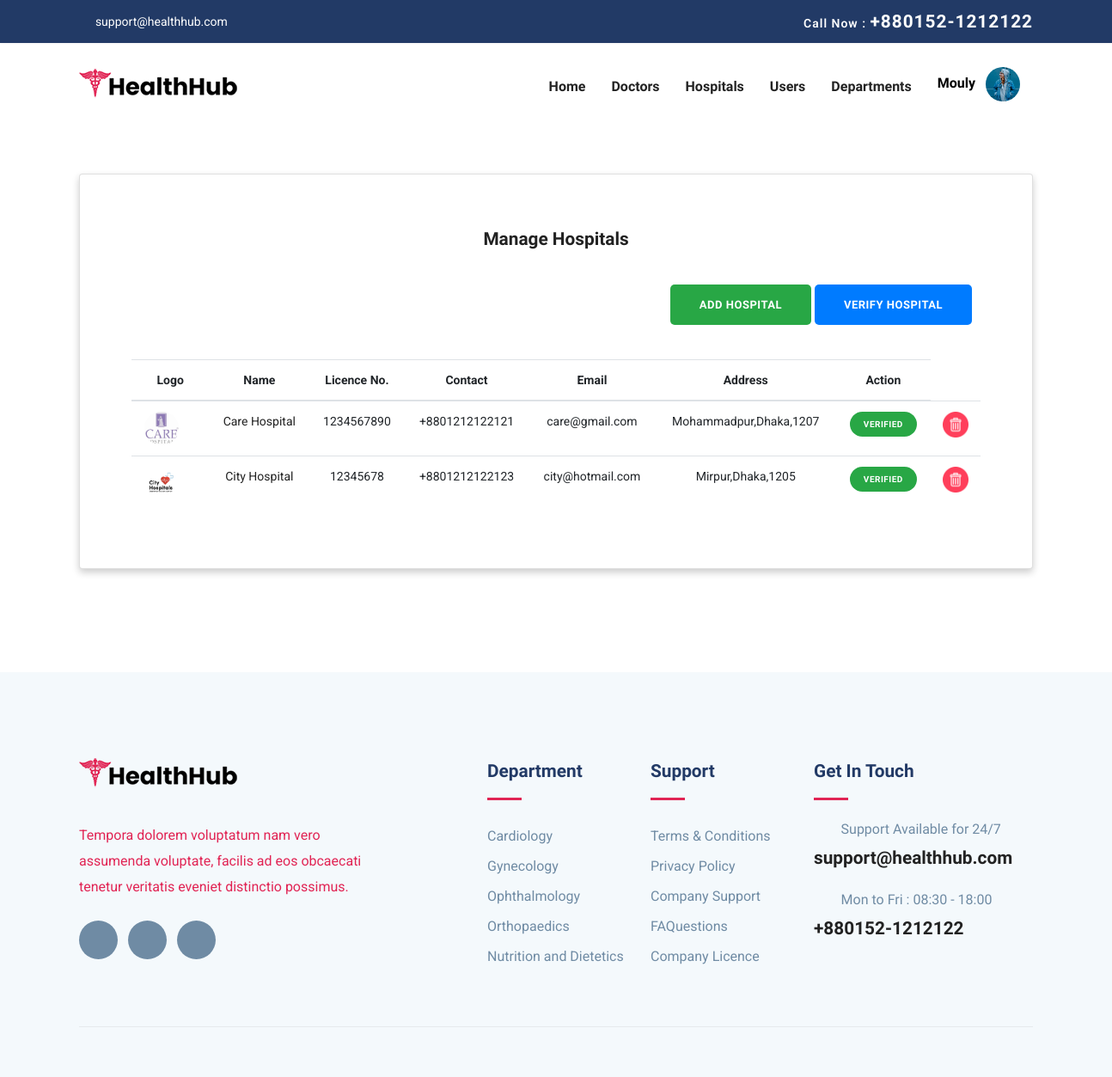
The page /admin_hospitals.php (signed in) on the database its author committed.
### tables this page shows
CREATE TABLE `hospital` (
  `hospital_id` int(11) NOT NULL,
  `sched_id` int(11) NOT NULL DEFAULT 1,
  `logo` varchar(250) NOT NULL,
  `hos_name` varchar(50) NOT NULL,
  `hospital_reg_id` varchar(50) NOT NULL,
  `contact` varchar(50) NOT NULL,
  `address` varchar(100) NOT NULL,
  `city` varchar(50) NOT NULL,
  `zip` varchar(50) NOT NULL,
  `email` varchar(100) NOT NULL,
  `password` varchar(100) NOT NULL,
  `join_date` varchar(50) NOT NULL,
  `status` int(11) NOT NULL DEFAULT 0,
  `cabin` int(11) NOT NULL DEFAULT 10,
  `icu` int(11) NOT NULL DEFAULT 5
);

CREATE TABLE `department` (
  `dep_id` int(11) NOT NULL,
  `sched_id` int(11) NOT NULL DEFAULT 1,
  `image` varchar(250) NOT NULL,
  `dep_name` varchar(50) NOT NULL,
  `dep_short_description` varchar(250) NOT NULL,
  `dep_full_description` varchar(500) NOT NULL
);

### admin_hospitals.php (the view, shortened to what this page needs)
<?php
include_once("./database/config.php");
?>
<!DOCTYPE html>
<html lang="zxx">
<head>
    <link rel="stylesheet" href="plugins/bootstrap/css/bootstrap.min.css">
    <link rel="stylesheet" href="plugins/icofont/icofont.min.css">
    <link rel="stylesheet" href="plugins/slick-carousel/slick/slick.css">
    <link rel="stylesheet" href="plugins/slick-carousel/slick/slick-theme.css">
    <link rel="stylesheet" href="css/style.css">
</head>
<body id="top">
    <?php include_once("./templates/admin_header.php");?>
    <section class="home-section" style="padding-bottom: 70px;">
        <div style="padding: 50px 0; margin:0 20px;">
            <div class="container">
                <div class="row">
                    <div class="col-md-12">
                        <div class="card mx-auto"
                            style="text-align:center;padding-top:30px;padding-bottom:50px;box-shadow: 0 4px 8px 0 rgba(0, 0, 0, 0.2); ">
                            <h4 style="padding:30px;">Manage Hospitals</h4>
                            <div class="butt" style="text-align:right; padding-right:70px; padding-bottom:40px;">
                                <a href="admin_add_hospital.php" class="btn btn-success">Add Hospital</a>
                                <a href="admin_hos_verification.php" class="btn btn-primary">Verify Hospital</a>
                            </div>
                            <div class="card-body text-center" style="padding:0 60px;">
                                <table class="table" style="font-size: 14px;">
                                    <thead>
                                        <th>Logo</th>
                                        <th>Name</th>
                                        <th>Licence No.</th>
                                        <th>Contact</th>
                                        <th>Email</th>
                                        <th>Address</th>
                                        <th col="2">Action</th>
                                    </thead>
                                    <tbody>
                                        <?php
                                            $sql = "SELECT * FROM hospital WHERE `status`='1'";
                                            $result = mysqli_query($conn, $sql);
                                            if($result){
                                                while($row=mysqli_fetch_assoc($result)){
                                                    $name=$row['hos_name'];
                                                    $id=$row['hospital_id'];
                                                    $hospital_reg_id=$row['hospital_reg_id'];
                                                    $address=$row['address'].",".$row['city'].",".$row['zip'];
                                                    $contact=$row['contact'];
                                                    $email=$row['email'];
                                                    $status=$row['status'];
                                                    $image=$row['logo'];
                                                    if($status == 1){
                                                        $type = "success";
                                                        $msg = "Verified";
                                                    }else{
                                                        $type = "danger";
                                                        $msg = "Unverified";
                                                    }
                                        ?>
                                        <tr>
                                            <td><img src="./images/users/<?php echo $image ?>"
                                                    style="width:40px;border-radius: 50%;" alt="profile"> <span
                                                    style="padding-left:20px;"></span></td>
                                            <td><a href="#"><?php echo $name ?></a></td>
                                            <td><?php echo $hospital_reg_id ?></td>
                                            <td><?php echo $contact ?></td>
                                            <td><?php echo $email ?></td>
                                            <td><?php echo $address ?></td>
                                            <td>
                                                <button
                                                    style="border-radius: 40px; padding:5px 14px; font-size:10px; font-weight:600"
                                                    class="btn btn-<?php echo $type?>"><?php echo $msg?></button>
                                            </td>
                                            <td><a href="admin_delete_hos_verification.php?id=<?php echo $id ?>"
                                                    style="border-radius:50%"><img src="./images/trash.png"
                                                        alt="" width="30" height="30"></a></td>
                                        </tr>
                                        <?php
                                                }
                                            }
                                        ?>
                                    </tbody>
                                </table>
                            </div>
                        </div>
                    </div>
                </div>
            </div>
        </div>
    </section>
    <?php include_once("./templates/footer.php");?>
</body>
</html>

### templates/admin_header.php (shortened to what this page needs)
<?php
include_once("./database/config.php");
$username = $_SESSION['username'];
$sql = "SELECT * FROM admin WHERE username='$username'";
$result = mysqli_query($conn, $sql);
$row=mysqli_fetch_assoc($result);
$imag= $row['image'];
$username= $_SESSION['username'];
?>
<header>
	<div class="header-top-bar">
		<div class="container">
			<div class="row align-items-center">
				<div class="col-lg-6">
					<ul class="top-bar-info list-inline-item pl-0 mb-0">
						<li class="list-inline-item"><a href="mailto:support@healthhub.com"><i
									class="icofont-support-faq mr-2"></i>support@healthhub.com</a></li>
					</ul>
				</div>
				<div class="col-lg-6">
					<div class="text-lg-right top-right-bar mt-2 mt-lg-0">
						<a href="tel:+880152-1212122">
							<span>Call Now : </span>
							<span class="h4">+880152-1212122</span>
						</a>
					</div>
				</div>
			</div>
		</div>
	</div>
	<nav class="navbar navbar-expand-lg navigation" id="navbar">
		<div class="container">
			<a class="navbar-brand" href="user_home.php"><img src="images/logo.png" alt="" class="img-fluid"></a>
			<div class="collapse navbar-collapse" id="navbarmain">
				<ul class="navbar-nav ml-auto">
					<li class="nav-item active"><a class="nav-link" href="admin_home.php">Home</a></li>
					<li class="nav-item"><a class="nav-link" href="admin_doctors.php">Doctors</a></li>
					<li class="nav-item"><a class="nav-link" href="admin_hospitals.php">Hospitals</a></li>
					<li class="nav-item"><a class="nav-link" href="admin_users.php">Users</a></li>
					<li class="nav-item"><a class="nav-link" href="admin_departments.php">Departments</a></li>
					<div class="col-2">
						<div class="nav-item dropdown">
							<a class="dropdown-toggle" href="#" style="color:white; font-weight:500" role="button"
								id="dropdownMenuLink" data-bs-toggle="dropdown" aria-expanded="false">
								<span style="color:black;font-weight: 600;font-family: 'Exo', sans-serif;text-transform: capitalize; font-size:16px;"><?php echo $username?></span>&nbsp;&nbsp;
								<img src="./images/users/<?php echo $imag?>" class="rounded-circle" height="40" alt=""
									loading="lazy" />
							</a>
						</div>
					</div>
				</ul>
			</div>
		</div>
	</nav>
</header>

### templates/footer.php (shortened to what this page needs)
<?php
include_once("./database/config.php");
?>
	<footer class="footer section gray-bg">
		<div class="container">
			<div class="row">
				<div class="col-lg-4 mr-auto col-sm-6">
					<div class="widget mb-5 mb-lg-0">
						<div class="logo mb-4">
							<img src="images/logo.png" alt="" class="img-fluid">
						</div>
						<p>Tempora dolorem voluptatum nam vero assumenda voluptate, facilis ad eos obcaecati tenetur
							veritatis eveniet distinctio possimus.</p>
						<ul class="list-inline footer-socials mt-4">
							<li class="list-inline-item"><a href="https://www.facebook.com/themefisher"><i
										class="icofont-facebook"></i></a></li>
							<li class="list-inline-item"><a href="https://twitter.com/themefisher"><i
										class="icofont-twitter"></i></a></li>
							<li class="list-inline-item"><a href="https://www.pinterest.com/themefisher/"><i
										class="icofont-linkedin"></i></a></li>
						</ul>
					</div>
				</div>
				<div class="col-lg-2 col-md-6 col-sm-6">
					<div class="widget mb-5 mb-lg-0">
						<h4 class="text-capitalize mb-3">Department</h4>
						<div class="divider mb-4"></div>
						<ul class="list-unstyled footer-menu lh-35">
						<?php
							$sql = "SELECT * FROM department LIMIT 5";
							$result = mysqli_query($conn, $sql);
							if($result){
								while($row=mysqli_fetch_assoc($result)){
									$name=$row['dep_name'];
									$id=$row['dep_id'];
						?>
							<li><a href="department-single.php?id=<?php echo $id ?>"><?php echo $name?></a></li>
							<?php
									}
								}
							?>
						</ul>
					</div>
				</div>
				<div class="col-lg-2 col-md-6 col-sm-6">
					<div class="widget mb-5 mb-lg-0">
						<h4 class="text-capitalize mb-3">Support</h4>
						<div class="divider mb-4"></div>
						<ul class="list-unstyled footer-menu lh-35">
							<li><a href="#">Terms & Conditions</a></li>
							<li><a href="#">Privacy Policy</a></li>
							<li><a href="#">Company Support </a></li>
							<li><a href="#">FAQuestions</a></li>
							<li><a href="#">Company Licence</a></li>
						</ul>
					</div>
				</div>
				<div class="col-lg-3 col-md-6 col-sm-6">
					<div class="widget widget-contact mb-5 mb-lg-0">
						<h4 class="text-capitalize mb-3">Get in Touch</h4>
						<div class="divider mb-4"></div>
						<div class="footer-contact-block mb-4">
							<div class="icon d-flex align-items-center">
								<i class="icofont-email mr-3"></i>
								<span class="h6 mb-0">Support Available for 24/7</span>
							</div>
							<h4 class="mt-2"><a href="tel:+23-345-67890">support@healthhub.com</a></h4>
						</div>
						<div class="footer-contact-block">
							<div class="icon d-flex align-items-center">
								<i class="icofont-support mr-3"></i>
								<span class="h6 mb-0">Mon to Fri : 08:30 - 18:00</span>
							</div>
							<h4 class="mt-2"><a href="tel:+23-345-67890">+880152-1212122</a></h4>
						</div>
					</div>
				</div>
			</div>
			<div class="footer-btm py-4 mt-5">
			</div>
		</div>
	</footer>

### css/style.css (style rules this page uses)
html { overflow-x: hidden; }
body { line-height: 1.6; font-family: "Roboto", sans-serif; -webkit-font-smoothing: antialiased; font-size: 16px; color: #e12454; font-weight: 400; }
h1, .h1, h2, .h2, h3, .h3, h4, .h4, h5, .h5, h6, .h6 { font-family: "Exo", sans-serif; font-weight: 700; color: #222; }
h4, .h4 { font-size: 1.3rem; line-height: 30px; }
h6, .h6 { font-size: 1rem; }
p { line-height: 30px; }
.btn { display: inline-block; font-size: 14px; font-size: 0.8125rem; font-weight: 700; letter-spacing: .5px; padding: .75rem 2rem; font-family: "Exo", sans-serif; text-transform: uppercase; border-radius: 5px; border: 2px solid transparent; transition: all .35s ease; }
.section { padding: 100px 0; }
a { color: #222; text-decoration: none; transition: all .35s ease; }
.gray-bg { background: #f4f9fc; }
#navbarmain { padding: 20px 0px; }
#navbarmain .nav-link { font-weight: 600; padding: 10px 15px; color: #222; font-family: "Exo", sans-serif; text-transform: capitalize; font-size: 16px; transition: all .25s ease; }
.dropdown-toggle::after { display: none; }
.navbar-brand { margin-top: 10px; }
.header-top-bar { background: #223a66; font-size: 14px; padding: 10px 0px; box-shadow: 0 1px 2px rgba(0, 0, 0, 0.05); color: #fff; }
.top-bar-info li a { color: #fff; margin-right: 20px; }
.top-right-bar a span { color: #fff; font-weight: 600; letter-spacing: 1px; }
.divider { width: 40px; height: 5px; background: #e12454; }
.lh-35 { line-height: 35px; }
.footer { padding-bottom: 10px; }
.logo { font-weight: 600; letter-spacing: 1px; }
.widget .divider { height: 3px; }
.widget h4 { color: #223a66; }
.widget .footer-menu a { color: #6F8BA4; }
.footer-contact-block span { font-weight: 400; color: #6F8BA4; }
.footer-contact-block i { font-size: 20px; }
.footer-btm { border-top: 1px solid rgba(0, 0, 0, 0.06); }
.footer-socials li a { width: 45px; height: 45px; background: #6F8BA4; color: #fff; display: inline-block; text-align: center; border-radius: 100%; padding-top: 12px; }

### rows shown on the page
hospital: logo (picture), hos_name "Care Hospital", hospital_reg "1234567890", contact "+8801212122121", email "care@gmail.com", address "Mohammadpur,Dhaka,1207", status "VERIFIED"
hospital: logo (picture), hos_name "City Hospital", hospital_reg "12345678", contact "+8801212122123", email "city@hotmail.com", address "Mirpur,Dhaka,1205", status "VERIFIED"
department: dep_name "Cardiology"
department: dep_name "Gynecology"
department: dep_name "Ophthalmology"
department: dep_name "Orthopaedics"
department: dep_name "Nutrition and Dietetics"

### other values the page prints
$username "Mouly"
